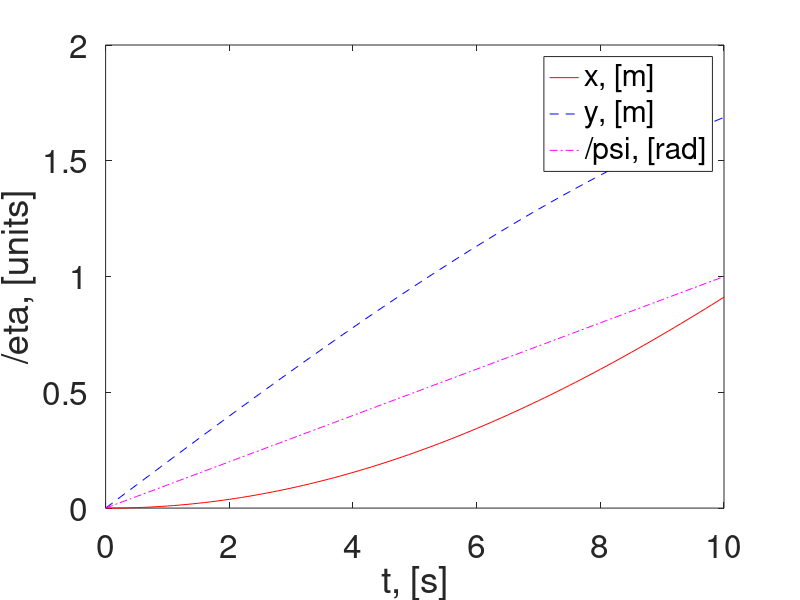
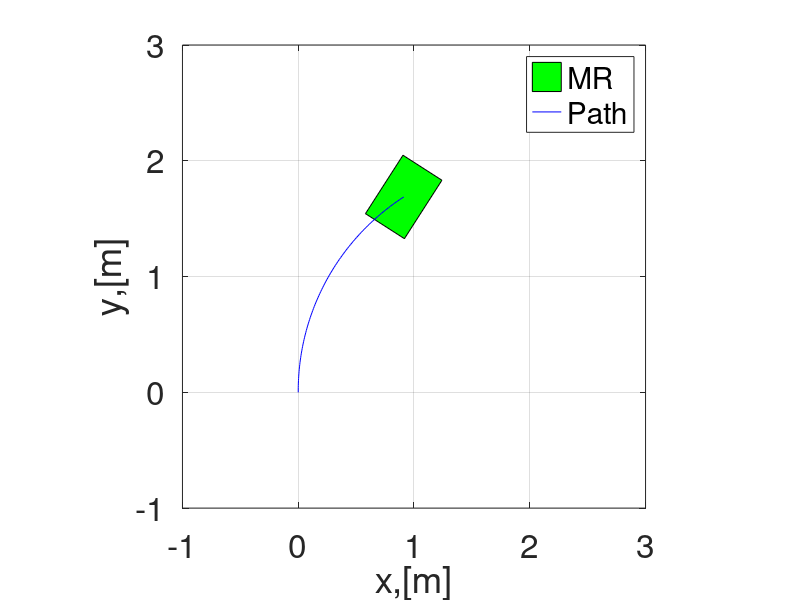

Reproduce these figures in MATLAB, in order.
clear; 
clc;

%%Simulation parameters
dt = 0.1;   %step size
ts = 10;    %simulatioon time
t = 0:dt:ts;%time span

%initial conditions
x0 = 0;
y0 = 0;
psi0 = 0;

eta0 = [x0;y0;psi0];

eta(:,1) = eta0; %first element of the column matrix

%loop starts here
for i = 1:length(t)
    psi = eta(3,i);%current orientation in rad
    %jacobian matrix
    J_psi = [cos(psi) -sin(psi) 0;
             sin(psi) cos(psi) 0;
              0 0 1;];
    
    %Desired states (generalized coordinates)
    eta_d = [2-2*cos(0.1*t(i)); 2*sin(0.1*t(i)); 0.1*t(i)];
    eta_d_dot = [2*0.1*sin(0.1*t(i)); 2*0.1*cos(0.1*t(i)); 0.1;]; %derivative
    %Vector of velcity input commands
    zeta(:,i) = inv(J_psi) * eta_d_dot;
    %time derivative of generalized coordinates
    eta_dot(:,i)=J_psi * zeta(:,i);

    %Position propagation using Euler method
    eta(:,i+1) = eta(:,i) + dt * eta_dot(:,i); %state update
end

%plotting 
figure
plot(t, eta(1,1:i), 'r-');      %for plotting x in m
hold on     
plot(t, eta(2,1:i), 'b--');     %y in m
plot(t, eta(3,1:i), 'm-.');     %t in s
legend('x, [m]','y, [m]','/psi, [rad]');
set(gca,'fontsize',24)
xlabel('t, [s]');
ylabel('/eta, [units]');

%animation (mobile robot motion animation)
l = 0.6; % length of mobile robot
w = 0.4; % width of the mobile robot
%Mobile robot coordinates
mr_co=[-l/2 l/2 l/2 -l/2 -l/2;
       -w/2 -w/2 w/2 w/2 -w/2;];
figure
for i = 1:length(t) %animation starts here
    psi = eta(3,i);
    R_psi=[cos(psi) -sin(psi);
           sin(psi)  cos(psi);];%rotation matrix
    v_pos=R_psi*mr_co;
    fill((v_pos(1,:)+eta(1,i)),v_pos(2,:)+eta(2,i),'g')
    hold on, grid on
    axis([-1 3 -1 3]), axis square
    plot(eta(1,1:i),eta(2,1:i),'b-');
    legend('MR','Path')
    set(gca,'fontsize',24)
    xlabel('x,[m]'); ylabel('y,[m]');
    pause(0.1);
    hold off
end %animation ends here

